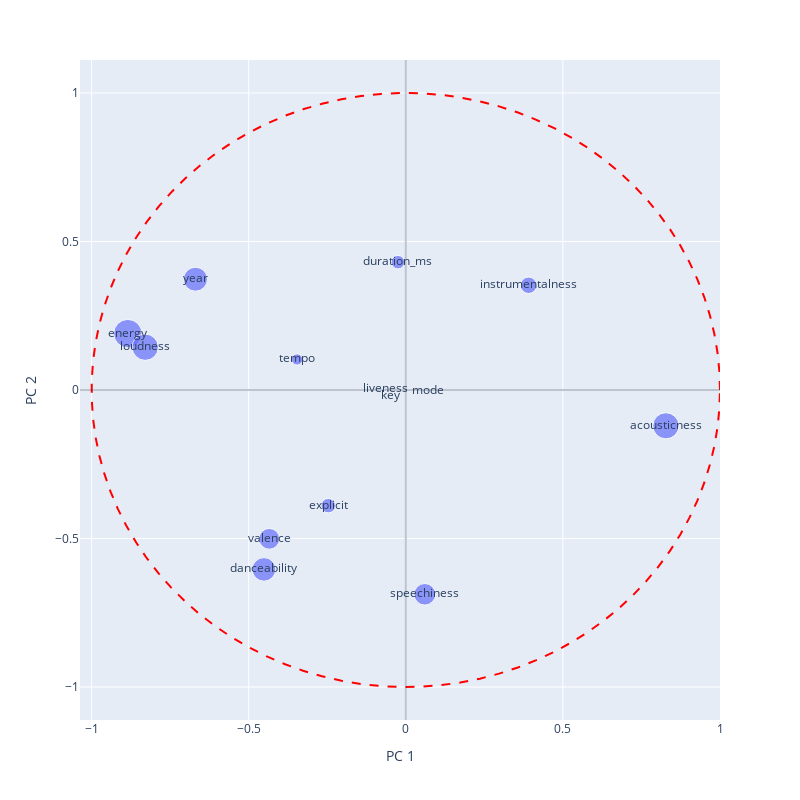

Here is the notebook cell this chart was saved with:
### Markdown cell above
## Con PCA

### Code cell
X_notest_r, X_test_r = reducir(X_notest_st, y_notest, X_test_st, y_test, k = 2, metodo="pca", verbose=True)

plot_correlaciones(X_notest_st, X_notest_r, variables)
